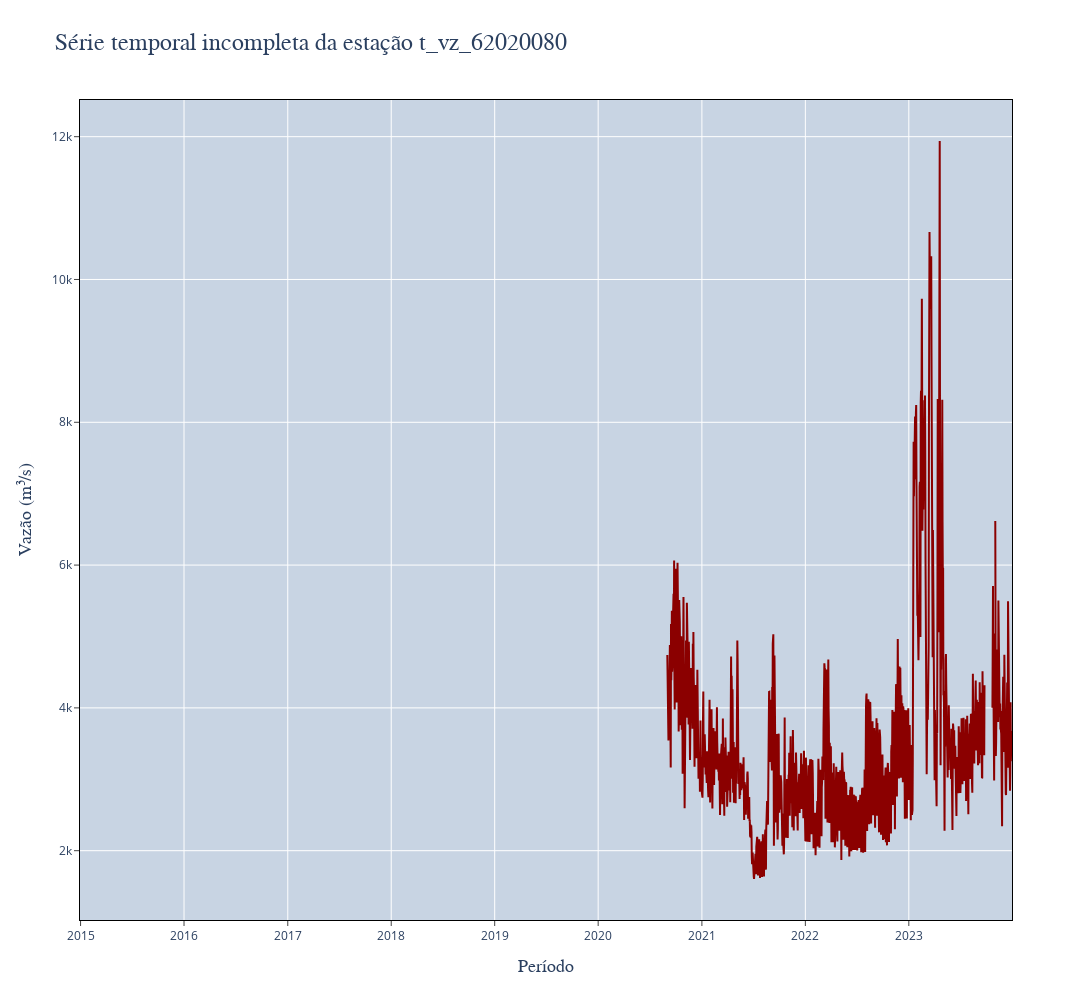

Notebook cell for this chart:
### Markdown cell above
## Séries Temporais

### Code cell
plot_serie_temporal(
    dataset=df,
    coluna="y",
    tp_coluna="vazao",
    plot_title="Série temporal incompleta da estação {}".format("t_vz_62020080"),
    line_color="darkred",
    short_name="62020080",
    pasta_resultados=pasta_resultados+"aed/",
    salvar=SALVAR_PLOTS
)

### Figure 1 — Plotly figure (JSON) as saved in the notebook; plotly's stock layout.template omitted (floating-point values rounded to 4 significant figures; data arrays with more than 128 entries replaced by an {"elided": "..."} marker saying what was removed)
{"data": [{"line": {"color": "darkred", "width": 2}, "mode": "lines", "name": "62020080", "type": "scatter", "x": {"elided": "3289 str values"}, "y": {"elided": "3289 float values"}}], "layout": {"height": 1000, "hovermode": "x unified", "plot_bgcolor": "#c8d4e3", "title": {"font": {"family": "system-ui", "size": 24}, "text": "Série temporal incompleta da estação t_vz_62020080"}, "width": 1500, "xaxis": {"linecolor": "black", "mirror": true, "showline": true, "ticks": "outside", "title": {"font": {"family": "system-ui", "size": 18}, "text": "Período"}}, "yaxis": {"linecolor": "black", "mirror": true, "showline": true, "ticks": "outside", "title": {"font": {"family": "system-ui", "size": 18}, "text": "Vazão (m³/s)"}, "zerolinecolor": "black"}}}
